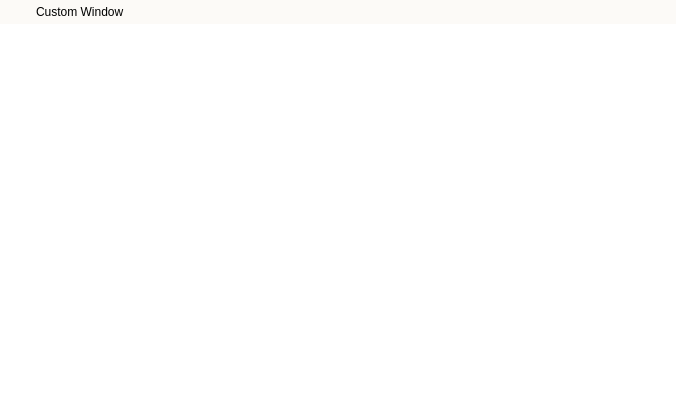
<?xml version="1.0" encoding="UTF-8"?>
<ui version="4.0">
 <class>CustomWindow</class>
 <widget class="QWidget" name="CustomWindow">
  <property name="geometry">
   <rect>
    <x>0</x>
    <y>0</y>
    <width>676</width>
    <height>409</height>
   </rect>
  </property>
  <property name="sizePolicy">
   <sizepolicy hsizetype="Expanding" vsizetype="Expanding">
    <horstretch>0</horstretch>
    <verstretch>0</verstretch>
   </sizepolicy>
  </property>
  <property name="windowTitle">
   <string>Form</string>
  </property>
  <layout class="QVBoxLayout" name="verticalLayout">
   <property name="spacing">
    <number>0</number>
   </property>
   <property name="leftMargin">
    <number>0</number>
   </property>
   <property name="topMargin">
    <number>0</number>
   </property>
   <property name="rightMargin">
    <number>0</number>
   </property>
   <property name="bottomMargin">
    <number>0</number>
   </property>
   <item>
    <widget class="QWidget" name="widgetCaptionPanel" native="true">
     <property name="sizePolicy">
      <sizepolicy hsizetype="Expanding" vsizetype="Fixed">
       <horstretch>0</horstretch>
       <verstretch>0</verstretch>
      </sizepolicy>
     </property>
     <property name="minimumSize">
      <size>
       <width>0</width>
       <height>24</height>
      </size>
     </property>
     <property name="maximumSize">
      <size>
       <width>16777215</width>
       <height>24</height>
      </size>
     </property>
     <property name="palette">
      <palette>
       <active>
        <colorrole role="Base">
         <brush brushstyle="SolidPattern">
          <color alpha="255">
           <red>255</red>
           <green>255</green>
           <blue>255</blue>
          </color>
         </brush>
        </colorrole>
        <colorrole role="Window">
         <brush brushstyle="SolidPattern">
          <color alpha="255">
           <red>252</red>
           <green>250</green>
           <blue>247</blue>
          </color>
         </brush>
        </colorrole>
       </active>
       <inactive>
        <colorrole role="Base">
         <brush brushstyle="SolidPattern">
          <color alpha="255">
           <red>255</red>
           <green>255</green>
           <blue>255</blue>
          </color>
         </brush>
        </colorrole>
        <colorrole role="Window">
         <brush brushstyle="SolidPattern">
          <color alpha="255">
           <red>252</red>
           <green>250</green>
           <blue>247</blue>
          </color>
         </brush>
        </colorrole>
       </inactive>
       <disabled>
        <colorrole role="Base">
         <brush brushstyle="SolidPattern">
          <color alpha="255">
           <red>252</red>
           <green>250</green>
           <blue>247</blue>
          </color>
         </brush>
        </colorrole>
        <colorrole role="Window">
         <brush brushstyle="SolidPattern">
          <color alpha="255">
           <red>252</red>
           <green>250</green>
           <blue>247</blue>
          </color>
         </brush>
        </colorrole>
       </disabled>
      </palette>
     </property>
     <property name="autoFillBackground">
      <bool>true</bool>
     </property>
     <layout class="QHBoxLayout" name="horizontalLayout_2">
      <property name="spacing">
       <number>0</number>
      </property>
      <property name="leftMargin">
       <number>0</number>
      </property>
      <property name="topMargin">
       <number>0</number>
      </property>
      <property name="rightMargin">
       <number>0</number>
      </property>
      <property name="bottomMargin">
       <number>0</number>
      </property>
      <item>
       <layout class="QHBoxLayout" name="horizontalLayout">
        <property name="spacing">
         <number>10</number>
        </property>
        <property name="leftMargin">
         <number>6</number>
        </property>
        <property name="rightMargin">
         <number>6</number>
        </property>
        <item>
         <widget class="QLabel" name="lblSystemMenu">
          <property name="sizePolicy">
           <sizepolicy hsizetype="Fixed" vsizetype="Fixed">
            <horstretch>0</horstretch>
            <verstretch>0</verstretch>
           </sizepolicy>
          </property>
          <property name="minimumSize">
           <size>
            <width>20</width>
            <height>20</height>
           </size>
          </property>
          <property name="maximumSize">
           <size>
            <width>20</width>
            <height>20</height>
           </size>
          </property>
          <property name="text">
           <string/>
          </property>
          <property name="pixmap">
           <pixmap resource="transparentwindow.qrc">:/Resources/Images/custom_icon.png</pixmap>
          </property>
         </widget>
        </item>
        <item>
         <widget class="QLabel" name="lblWindowCaption">
          <property name="text">
           <string>Custom Window</string>
          </property>
         </widget>
        </item>
        <item>
         <spacer name="horizontalSpacer">
          <property name="orientation">
           <enum>Qt::Horizontal</enum>
          </property>
          <property name="sizeHint" stdset="0">
           <size>
            <width>358</width>
            <height>16</height>
           </size>
          </property>
         </spacer>
        </item>
        <item>
         <layout class="QHBoxLayout" name="horLayoutControlButtons">
          <property name="spacing">
           <number>2</number>
          </property>
          <item>
           <widget class="QPushButton" name="btnMinimize">
            <property name="minimumSize">
             <size>
              <width>20</width>
              <height>20</height>
             </size>
            </property>
            <property name="maximumSize">
             <size>
              <width>20</width>
              <height>20</height>
             </size>
            </property>
            <property name="text">
             <string/>
            </property>
            <property name="icon">
             <iconset resource="transparentwindow.qrc">
              <normaloff>:/Resources/Images/minimize.png</normaloff>:/Resources/Images/minimize.png</iconset>
            </property>
            <property name="flat">
             <bool>true</bool>
            </property>
           </widget>
          </item>
          <item>
           <widget class="QPushButton" name="btnRestoreMaximize">
            <property name="minimumSize">
             <size>
              <width>20</width>
              <height>20</height>
             </size>
            </property>
            <property name="maximumSize">
             <size>
              <width>20</width>
              <height>20</height>
             </size>
            </property>
            <property name="text">
             <string/>
            </property>
            <property name="icon">
             <iconset resource="transparentwindow.qrc">
              <normaloff>:/Resources/Images/maximize.png</normaloff>:/Resources/Images/maximize.png</iconset>
            </property>
            <property name="flat">
             <bool>true</bool>
            </property>
           </widget>
          </item>
          <item>
           <widget class="QPushButton" name="btnClose">
            <property name="minimumSize">
             <size>
              <width>20</width>
              <height>20</height>
             </size>
            </property>
            <property name="maximumSize">
             <size>
              <width>20</width>
              <height>20</height>
             </size>
            </property>
            <property name="text">
             <string/>
            </property>
            <property name="icon">
             <iconset resource="transparentwindow.qrc">
              <normaloff>:/Resources/Images/close.png</normaloff>:/Resources/Images/close.png</iconset>
            </property>
            <property name="flat">
             <bool>true</bool>
            </property>
           </widget>
          </item>
         </layout>
        </item>
       </layout>
      </item>
     </layout>
    </widget>
   </item>
   <item>
    <widget class="QWidget" name="widgetWindowContent" native="true">
     <property name="sizePolicy">
      <sizepolicy hsizetype="Preferred" vsizetype="Preferred">
       <horstretch>0</horstretch>
       <verstretch>0</verstretch>
      </sizepolicy>
     </property>
     <property name="palette">
      <palette>
       <active>
        <colorrole role="Base">
         <brush brushstyle="SolidPattern">
          <color alpha="255">
           <red>255</red>
           <green>255</green>
           <blue>255</blue>
          </color>
         </brush>
        </colorrole>
        <colorrole role="Window">
         <brush brushstyle="SolidPattern">
          <color alpha="255">
           <red>255</red>
           <green>255</green>
           <blue>255</blue>
          </color>
         </brush>
        </colorrole>
       </active>
       <inactive>
        <colorrole role="Base">
         <brush brushstyle="SolidPattern">
          <color alpha="255">
           <red>255</red>
           <green>255</green>
           <blue>255</blue>
          </color>
         </brush>
        </colorrole>
        <colorrole role="Window">
         <brush brushstyle="SolidPattern">
          <color alpha="255">
           <red>255</red>
           <green>255</green>
           <blue>255</blue>
          </color>
         </brush>
        </colorrole>
       </inactive>
       <disabled>
        <colorrole role="Base">
         <brush brushstyle="SolidPattern">
          <color alpha="255">
           <red>255</red>
           <green>255</green>
           <blue>255</blue>
          </color>
         </brush>
        </colorrole>
        <colorrole role="Window">
         <brush brushstyle="SolidPattern">
          <color alpha="255">
           <red>255</red>
           <green>255</green>
           <blue>255</blue>
          </color>
         </brush>
        </colorrole>
       </disabled>
      </palette>
     </property>
     <property name="autoFillBackground">
      <bool>true</bool>
     </property>
    </widget>
   </item>
  </layout>
 </widget>
 <resources>
  <include location="transparentwindow.qrc"/>
 </resources>
 <connections/>
</ui>
